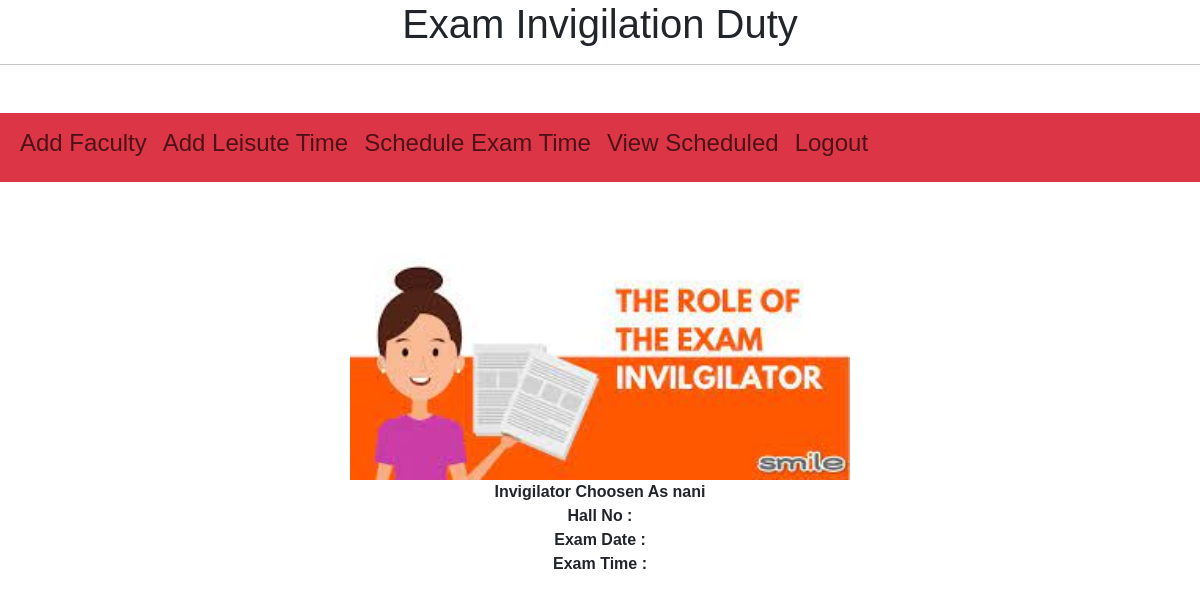
The app's page /confirm/nani, older data.
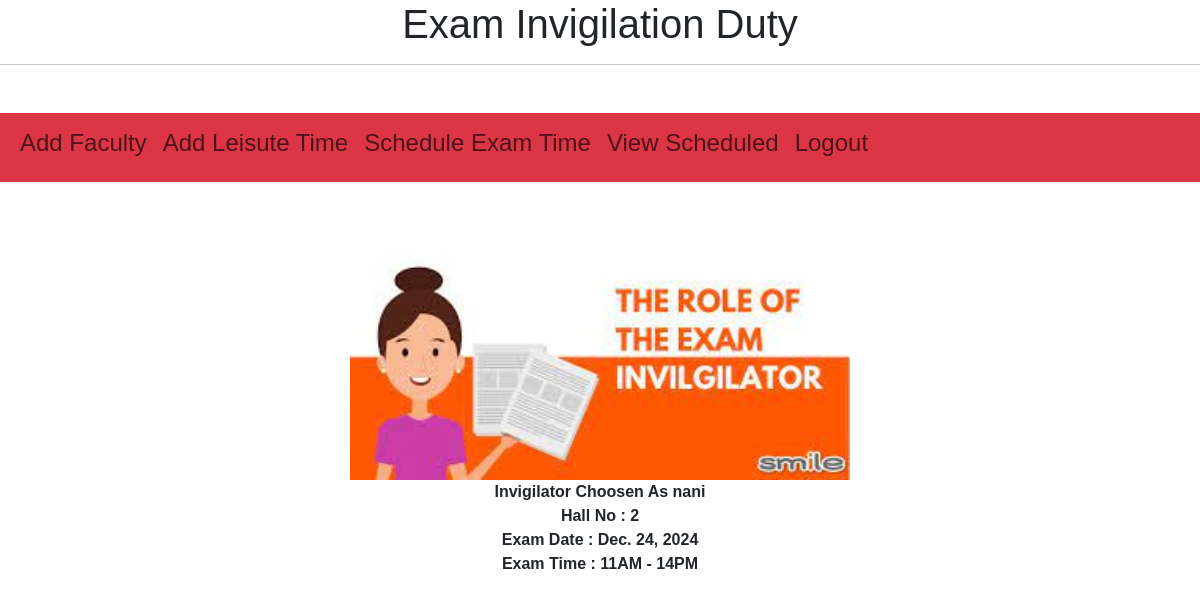
The same page, newer data.
### duty/models.py (models this page shows, shortened)
class Schedule(models.Model):
    examname=models.CharField(max_length=100)
    hall=models.IntegerField()
    Exam=(('9AM-12PM','9AM-12PM'),('10AM-13PM','10AM-13PM'),('11AM-14PM','11AM-14PM'),('12PM-15PM','12PM-15PM'),('13PM - 16PM','13PM - 16PM'),('14PM - 17PM','14PM - 17PM'),('15PM - 16PM','15PM - 16PM'))
    examtime=models.CharField(max_length=100,choices=Exam)
    examdate=models.DateField()
    facultyname1=models.ForeignKey(AddFaculty,on_delete=models.CASCADE)

### duty/views.py (the view)
# urls.py: path("confirm/<facultyname>",confirm,name='confirm'),
def confirm(request,facultyname):
    res=''
    print(facultyname)
    try:
        q=Schedule.objects.all().last()
        if not q.facultyname1.faculty_name == facultyname:
            q.delete()
            messages.error(request,"selected wrong faculty")
            return redirect("ScheduleExam")
        else:
            res=Schedule.objects.all().last()
    except Exception as e:
        print(e)
    context={'q':res,'faculty':facultyname}
    return render(request,"confirm.html",context)

### duty/templates/confirm.html (shortened to what this page needs)
{% extends "base.html" %}
{%block start%}
{% load static %}
<h1>Exam Invigilation Duty</h1>
<hr>
<nav class="navbar navbar-expand-lg bg-danger mt-5">
    <div class="container-fluid">
      <div class="collapse navbar-collapse" >
        <ul class="navbar-nav  mb-lg-0">
          <li class="nav-item">
            <h4><a class="nav-link "  href="/AddFaculty/">Add Faculty</a></h4>
          </li>
          <li class="nav-item">
            <h4><a class="nav-link" href="/AddLeisure/">Add Leisute Time</a></h4>
          </li>
          <li class="nav-item">
            <h4><a class="nav-link " href="/ScheduleExam/" >Schedule Exam Time</a></h4>
          </li>
          <li class="nav-item">
            <h4><a class="nav-link mx-auto" href="/ViewSchedule/" >View Scheduled</a></h4>
          </li>
          <li class="nav-item">
            <h4><a class="nav-link " href="/logout_page/" >Logout</a></h4>
          </li>
        </ul>
      </div>
    </div>
  </nav>
 <center> <img class="mt-5" src="{% static 'mysite/images/tra.jpg' %}" width="500px" ></center>
 <center><b>{{q.exam}} Invigilator Choosen As {{faculty}}</b></center>
 <center><b>Hall No : {{q.hall}}</b></center>
 <center><b>Exam Date :  {{q.examdate}}</b></center>
 <center><b>Exam Time :  {{q.examtime}}</b></center>
{%endblock%}

Row changes from the older to the newer data that the page shows:
added Schedule: hall "2", examdate "Dec. 24, 2024", examtime "11AM - 14PM"
